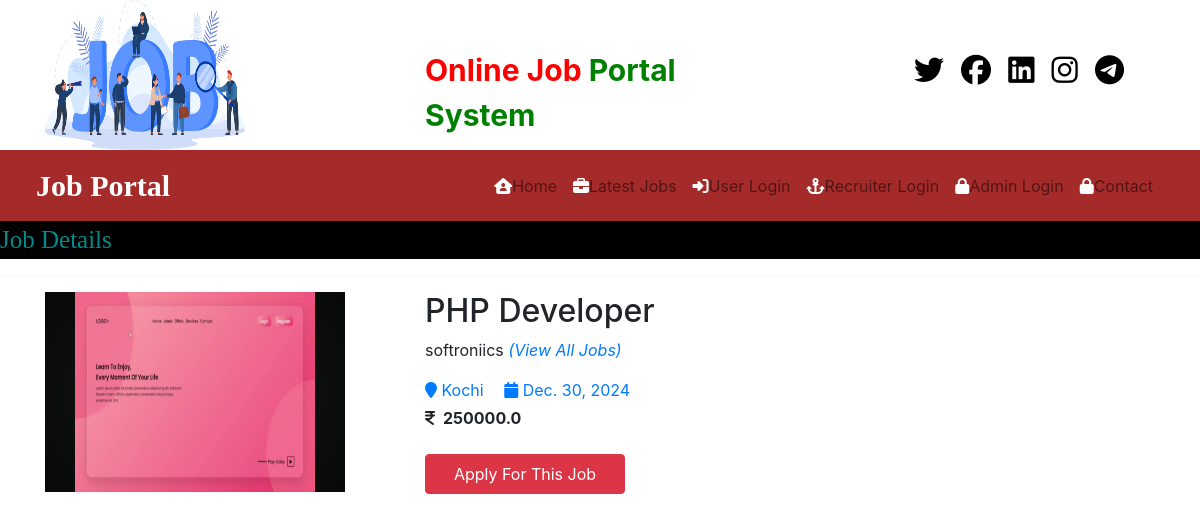
The app's page /job_detail/2 with its own data.
### JobportalApp/models.py (models this page shows, shortened)
class Job(models.Model):
    recruiter = models.ForeignKey(Recruiter, on_delete=models.CASCADE)
    start_date = models.DateField()
    end_date = models.DateField()
    title = models.CharField(max_length=10)
    salary = models.FloatField(max_length=100)
    image = models.FileField(max_length=15)
    description = models.CharField(max_length=300)
    experience = models.CharField(max_length=50)
    location = models.CharField(max_length=100)
    skills = models.CharField(max_length=100)
    creationdate = models.DateField()

class Recruiter(models.Model):
    user = models.ForeignKey(User, on_delete=models.CASCADE)
    mobile = models.CharField(max_length=15, null=True)
    image = models.FileField(null=True)
    gender = models.CharField(max_length=10, null=True)
    company = models.CharField(max_length=10, null=True)
    type = models.CharField(max_length=15, null=True)
    status = models.CharField(max_length=25, null=True)

### JobportalApp/views.py (the view)
# urls.py: path('job_detail/<int:pid>', views.job_detail, name='job_detail'),
def job_detail(request, pid):
    job = Job.objects.get(id=pid)
    d = {'job': job}
    return render(request, "job_detail.html", d)

### templates/job_detail.html (shortened to what this page needs)
{% load static %}
{% block body %}
{% include 'Navigration.html' %}
<marquee style="font-family: Monotype Corsiva; font-size:25px; color:darkcyan; background-color:black;">
    Job Details
</marquee>
<hr>
<div class="container">
    <div class="row">
        <div class="col-md-4">
            <img src="{{ job.image.url }}" style="width:300px; height:200px">
        </div>
        <div class="col-md-6">
            <h2>{{ job.title }}</h2>
            <p>{{ job.recruiter.company }} <em><a href="{% url 'user_latestjobs' %}">(View All Jobs)</a></em></p>
            <a href="#" class="mr-3"><i class="fa fa-map-marker"></i> {{ job.location }}</a>
            <a href="#"><i class="fa fa-calendar"></i> {{ job.creationdate }}</a>
            <br>
            <strong><i class="fa-solid fa-inr mr-2 mt-2"></i>{{ job.salary }}</strong>
            <div class="mt-4">
                <button type="submit" class="btn btn-danger" style="width:200px; height:40px;">Apply For This Job</button>
            </div>
        </div>
    </div>
</div>
{% endblock body %}

### records on screen
Job: image (picture), title "PHP Developer", recruiter.company "softroniics", location "Kochi", creationdate "Dec. 30, 2024", salary "250000.0"
